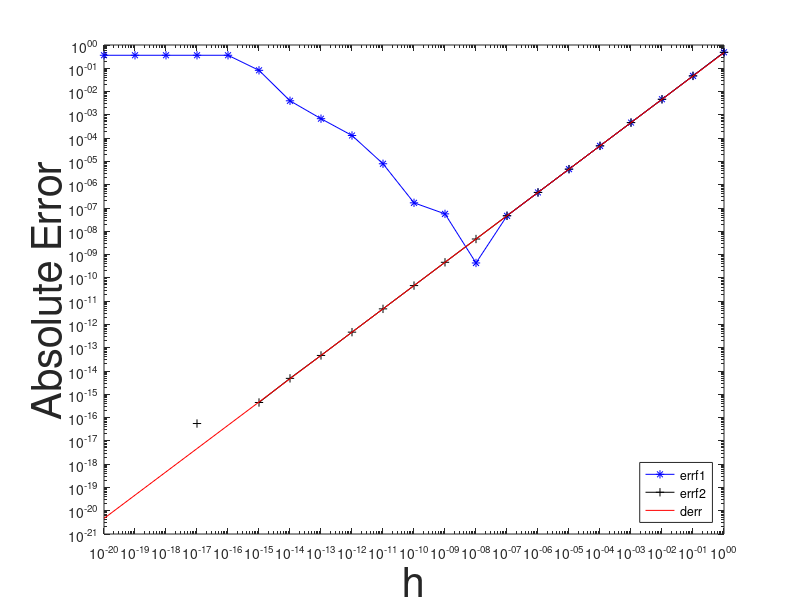

Recreate this plot in MATLAB.

%%Prob-3: Chapter-2: Exercise - 2 (Advanced Scientific Computing)
%%UID - u1014840
%%Name - Arnab Das

x0 = 1.2 ;
f0 = sin(x0);
fp = cos(x0);
i = -20:1:0 ;
h = 10.^i ; 
f1 = sin(x0 + h) - f0 ;
f2 = 2*cos(x0 + h/2) .* sin(h/2) ;

errf1 = abs(fp - f1./h) ;
errf2 = abs(fp - f2./h) ;
derr = abs(f0/2 * h) ;

loglog(h, errf1, 'b-*');
hold on
loglog(h, errf2, 'black-+');
hold on
loglog(h, derr, 'r-');
xlabel('h', 'FontSize',30);
ylabel('Absolute Error', 'FontSize', 30);
legend('errf1', 'errf2', 'derr', 'Location', 'southeast')

for j=1:length(h)
	fprintf('%8s   %20s\n', num2str(h(j)), num2str(errf2(j))) ;
end
